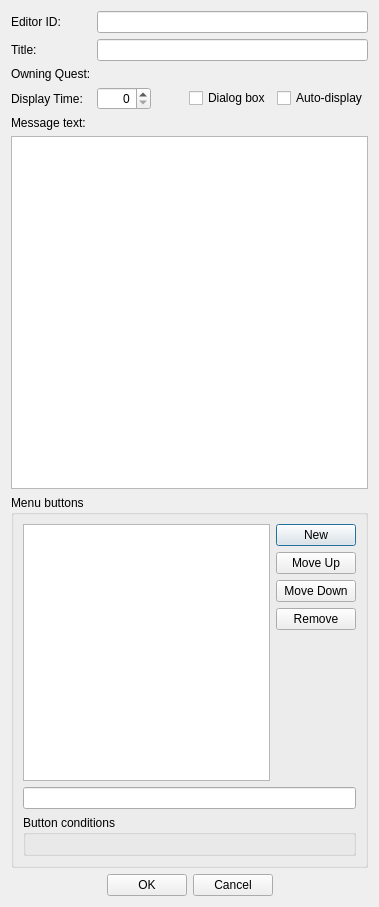
<?xml version="1.0" encoding="UTF-8"?>
<ui version="4.0">
 <class>FormDialogMessage</class>
 <widget class="QDialog" name="FormDialogMessage">
  <property name="geometry">
   <rect>
    <x>0</x>
    <y>0</y>
    <width>379</width>
    <height>907</height>
   </rect>
  </property>
  <property name="windowTitle">
   <string>Message</string>
  </property>
  <layout class="QVBoxLayout" name="verticalLayout_3">
   <item>
    <layout class="QGridLayout" name="gridLayout">
     <item row="1" column="1">
      <widget class="QLineEdit" name="title">
       <property name="whatsThis">
        <string>The title of the message, or, if the message is being used to override names on objects like doors and Reference Aliases, the text of the override.</string>
       </property>
      </widget>
     </item>
     <item row="2" column="0">
      <widget class="QLabel" name="label_3">
       <property name="text">
        <string>Owning Quest:</string>
       </property>
       <property name="buddy">
        <cstring>owningQuest</cstring>
       </property>
      </widget>
     </item>
     <item row="0" column="1">
      <widget class="QLineEdit" name="editorID"/>
     </item>
     <item row="0" column="0">
      <widget class="QLabel" name="label">
       <property name="text">
        <string>Editor ID:</string>
       </property>
       <property name="buddy">
        <cstring>editorID</cstring>
       </property>
      </widget>
     </item>
     <item row="2" column="1">
      <widget class="DKFormPicker" name="owningQuest">
       <property name="whatsThis">
        <string>The message's owning quest, if any. This is used to process any quest text replacement tags in the message text.</string>
       </property>
      </widget>
     </item>
     <item row="1" column="0">
      <widget class="QLabel" name="label_2">
       <property name="text">
        <string>Title:</string>
       </property>
       <property name="buddy">
        <cstring>title</cstring>
       </property>
      </widget>
     </item>
     <item row="3" column="0">
      <widget class="QLabel" name="label_4">
       <property name="text">
        <string>Display Time:</string>
       </property>
       <property name="buddy">
        <cstring>displayTime</cstring>
       </property>
      </widget>
     </item>
     <item row="3" column="1">
      <layout class="QHBoxLayout" name="horizontalLayout">
       <item>
        <widget class="QSpinBox" name="displayTime">
         <property name="whatsThis">
          <string>The number of seconds that this message will display on the HUD, if the message is a notification. If the message is a dialog box, then this value is not used.</string>
         </property>
         <property name="alignment">
          <set>Qt::AlignRight|Qt::AlignTrailing|Qt::AlignVCenter</set>
         </property>
         <property name="maximum">
          <number>9999</number>
         </property>
        </widget>
       </item>
       <item>
        <spacer name="horizontalSpacer">
         <property name="orientation">
          <enum>Qt::Horizontal</enum>
         </property>
         <property name="sizeHint" stdset="0">
          <size>
           <width>40</width>
           <height>20</height>
          </size>
         </property>
        </spacer>
       </item>
       <item>
        <widget class="QCheckBox" name="flagMessageBox">
         <property name="whatsThis">
          <string>If checked, this message will display as a dialog box, pausing gameplay until it's dismissed by the player, and it can be given multiple buttons (e.g. &quot;OK&quot; and &quot;Cancel&quot;) using the settings further below. If unchecked, this message will display as a notification in the upper-left corner of the HUD.</string>
         </property>
         <property name="text">
          <string>Dialog box</string>
         </property>
        </widget>
       </item>
       <item>
        <widget class="QCheckBox" name="flagAutoDisplay">
         <property name="whatsThis">
          <string>Unused.</string>
         </property>
         <property name="text">
          <string>Auto-display</string>
         </property>
        </widget>
       </item>
      </layout>
     </item>
    </layout>
   </item>
   <item>
    <layout class="QGridLayout" name="gridLayout_2">
     <item row="0" column="0">
      <widget class="QLabel" name="label_5">
       <property name="text">
        <string>Message text:</string>
       </property>
       <property name="buddy">
        <cstring>text</cstring>
       </property>
      </widget>
     </item>
     <item row="1" column="0">
      <widget class="QPlainTextEdit" name="text">
       <property name="baseSize">
        <size>
         <width>0</width>
         <height>100</height>
        </size>
       </property>
       <property name="whatsThis">
        <string>&lt;p&gt;The text of the message. This can use numeric substitution codes (detailed below) and quest text replacement tags (if the message has an owning quest).&lt;/p&gt;
&lt;hr/&gt;
&lt;p&gt;Messages can be displayed using Papyrus's &lt;code&gt;Message.Show&lt;/code&gt; function. That function takes up to ten decimal numbers as optional parameters, and these numbers will replace &lt;dfn&gt;format tokens&lt;/dfn&gt; within the message text. The basic syntax of a format token is &lt;code&gt;%[flags][width][.precision]f&lt;/code&gt;, where...&lt;/p&gt;
&lt;dl&gt;
   &lt;dt&gt;flags&lt;/dt&gt;
      &lt;dd&gt;
         &lt;p&gt;Zero or more of the following symbols:&lt;/p&gt;
         &lt;dl&gt;
            &lt;dt&gt;&lt;code&gt;-&lt;/code&gt;&lt;/dt&gt;
               &lt;dd&gt;&lt;p&gt;Left-aligns the number.&lt;/p&gt;&lt;/dd&gt;
            &lt;dt&gt;&lt;code&gt;+&lt;/code&gt;&lt;/dt&gt;
               &lt;dd&gt;&lt;p&gt;Always prefixes the number with a + or - sign. By default, only negative numbers are prefixed.&lt;/p&gt;&lt;/dd&gt;
            &lt;dt&gt;&lt;code&gt;0&lt;/code&gt;&lt;/dt&gt;
               &lt;dd&gt;&lt;p&gt;Pads the number with leading zeroes until it meets the desired width.&lt;/p&gt;&lt;/dd&gt;
            &lt;dt&gt;&lt;code&gt; &lt;/code&gt; (space)&lt;/dt&gt;
               &lt;dd&gt;&lt;p&gt;Pads the number with leading spaces until it meets the desired width.&lt;/p&gt;&lt;/dd&gt;
            &lt;dt&gt;&lt;code&gt;#&lt;/code&gt;&lt;/dt&gt;
               &lt;dd&gt;&lt;p&gt;Forces the number to display with a decimal point, even if it is an integer.&lt;/p&gt;&lt;/dd&gt;
         &lt;/dl&gt;
      &lt;/dd&gt;
   &lt;dt&gt;width&lt;/dt&gt;
      &lt;dd&gt;&lt;p&gt;Optional: the minimum number of characters to output, including the sign character and decimal point, if any.&lt;/p&gt;&lt;/dd&gt;
   &lt;dt&gt;precision&lt;/dt&gt;
      &lt;dd&gt;&lt;p&gt;Optional: the number of digits after the decimal point. The default is precision is 6. You can specify 0 to print the number without a decimal point.&lt;/p&gt;&lt;/dd&gt;
&lt;/dl&gt;
&lt;p&gt;A few examples: &lt;code&gt;%.0f&lt;/code&gt; will print the number as an integer without any decimal places, &lt;code&gt;%03.0f&lt;/code&gt; will print the number as an integer padded to three digits, and &lt;code&gt;% +7.2f&lt;/code&gt; will print the number with two decimal places and padded with spaces to a total of seven characters.&lt;/p&gt;
&lt;hr/&gt;
&lt;p&gt;This text has a 1023-character limit; longer text will cause Skyrim to crash. This limit applies to the text you type in here, including numerical formatting characters and quest text substitution tags; it does not apply to the text that gets substituted in when the message is actually display.&lt;/p&gt;</string>
       </property>
      </widget>
     </item>
    </layout>
   </item>
   <item>
    <widget class="QGroupBox" name="groupBox">
     <property name="title">
      <string>Menu buttons</string>
     </property>
     <layout class="QVBoxLayout" name="verticalLayout_2">
      <item>
       <layout class="QGridLayout" name="gridLayout_3">
        <item row="1" column="0" colspan="2">
         <widget class="QLineEdit" name="currentButtonText"/>
        </item>
        <item row="0" column="0">
         <widget class="QTableView" name="buttonsView">
          <property name="baseSize">
           <size>
            <width>0</width>
            <height>100</height>
           </size>
          </property>
         </widget>
        </item>
        <item row="0" column="1">
         <layout class="QVBoxLayout" name="verticalLayout">
          <item>
           <widget class="QPushButton" name="buttonNew">
            <property name="text">
             <string>New</string>
            </property>
           </widget>
          </item>
          <item>
           <widget class="QPushButton" name="buttonMoveUp">
            <property name="text">
             <string>Move Up</string>
            </property>
           </widget>
          </item>
          <item>
           <widget class="QPushButton" name="buttonMoveDown">
            <property name="text">
             <string>Move Down</string>
            </property>
           </widget>
          </item>
          <item>
           <widget class="QPushButton" name="buttonRemove">
            <property name="text">
             <string>Remove</string>
            </property>
           </widget>
          </item>
          <item>
           <spacer name="verticalSpacer">
            <property name="orientation">
             <enum>Qt::Vertical</enum>
            </property>
            <property name="sizeHint" stdset="0">
             <size>
              <width>20</width>
              <height>40</height>
             </size>
            </property>
           </spacer>
          </item>
         </layout>
        </item>
       </layout>
      </item>
      <item>
       <widget class="QGroupBox" name="groupBox_2">
        <property name="title">
         <string>Button conditions</string>
        </property>
        <layout class="QGridLayout" name="gridLayout_4">
         <item row="0" column="0">
          <widget class="DKConditionList" name="buttonConditions">
           <property name="whatsThis">
            <string>The currently selected menu button will only show if these conditions (if any) are met.</string>
           </property>
          </widget>
         </item>
        </layout>
       </widget>
      </item>
     </layout>
    </widget>
   </item>
   <item>
    <layout class="QHBoxLayout" name="horizontalLayout_2">
     <item>
      <spacer name="horizontalSpacer_2">
       <property name="orientation">
        <enum>Qt::Horizontal</enum>
       </property>
       <property name="sizeHint" stdset="0">
        <size>
         <width>40</width>
         <height>20</height>
        </size>
       </property>
      </spacer>
     </item>
     <item>
      <widget class="QPushButton" name="buttonOK">
       <property name="text">
        <string>OK</string>
       </property>
      </widget>
     </item>
     <item>
      <widget class="QPushButton" name="buttonCancel">
       <property name="text">
        <string>Cancel</string>
       </property>
      </widget>
     </item>
     <item>
      <spacer name="horizontalSpacer_3">
       <property name="orientation">
        <enum>Qt::Horizontal</enum>
       </property>
       <property name="sizeHint" stdset="0">
        <size>
         <width>40</width>
         <height>20</height>
        </size>
       </property>
      </spacer>
     </item>
    </layout>
   </item>
  </layout>
 </widget>
 <customwidgets>
  <customwidget>
   <class>DKFormPicker</class>
   <extends>QWidget</extends>
   <header>widgets/DKFormPicker.h</header>
  </customwidget>
  <customwidget>
   <class>DKConditionList</class>
   <extends>QWidget</extends>
   <header>widgets/DKConditionList.h</header>
  </customwidget>
 </customwidgets>
 <tabstops>
  <tabstop>editorID</tabstop>
  <tabstop>title</tabstop>
  <tabstop>owningQuest</tabstop>
  <tabstop>displayTime</tabstop>
  <tabstop>flagMessageBox</tabstop>
  <tabstop>flagAutoDisplay</tabstop>
  <tabstop>text</tabstop>
  <tabstop>buttonsView</tabstop>
  <tabstop>buttonNew</tabstop>
  <tabstop>buttonMoveUp</tabstop>
  <tabstop>buttonMoveDown</tabstop>
  <tabstop>buttonRemove</tabstop>
  <tabstop>currentButtonText</tabstop>
  <tabstop>buttonConditions</tabstop>
  <tabstop>buttonOK</tabstop>
  <tabstop>buttonCancel</tabstop>
 </tabstops>
 <resources/>
 <connections/>
</ui>
